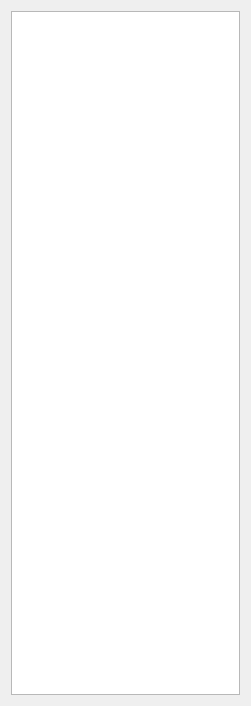
<ui version="4.0" >
 <class>moduleWidget</class>
 <widget class="QWidget" name="moduleWidget" >
  <property name="geometry" >
   <rect>
    <x>0</x>
    <y>0</y>
    <width>251</width>
    <height>706</height>
   </rect>
  </property>
  <property name="windowTitle" >
   <string>Form</string>
  </property>
  <layout class="QGridLayout" name="gridLayout" >
   <item row="0" column="0" >
    <widget class="QTableView" name="tableView" />
   </item>
  </layout>
 </widget>
 <resources/>
 <connections/>
</ui>
